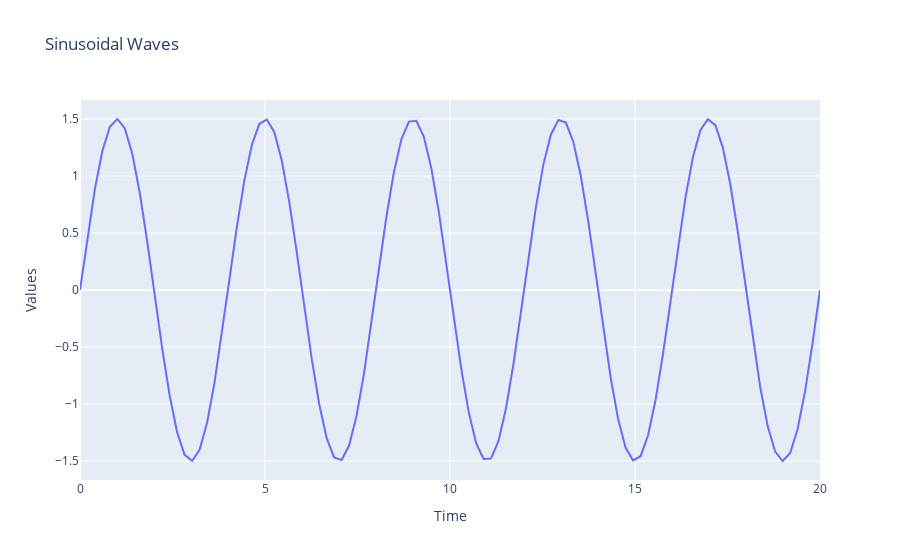

Source (notebook cell):
### Code cell
fx_plot_time_serie(regular_time_samples, samples_2, "Sinusoidal Waves")
